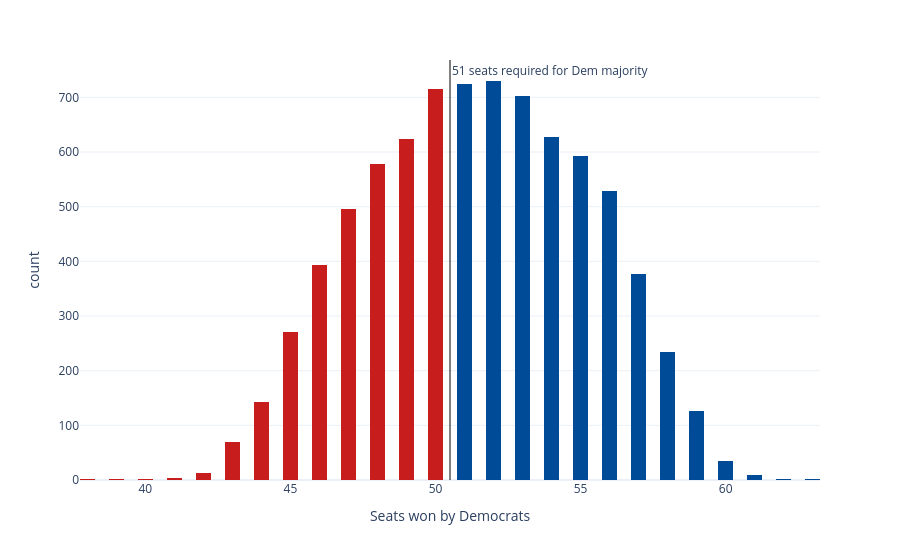

Here is the notebook cell this chart was saved with:
### Code cell
sims_hist = px.histogram(seat_sims, x='seats', nbins=np.unique(seat_sims['seats']).shape[0]*2, color='winner',
                         color_discrete_map={'Democrats': '#004b97', 'Republicans': '#c71e1d'},
                         labels={'seats':'Seats won by Democrats', 'winner': 'Winner'}, template='plotly_white')
sims_hist.update_traces(showlegend=False)
sims_hist.add_vline(x=50.5, line_width=1, line_color='black', annotation_text='51 seats required for Dem majority', 
                    annotation_position='top right')
sims_hist

### Figure 1 — Plotly figure (JSON) as saved in the notebook; plotly's stock layout.template omitted (floating-point values rounded to 4 significant figures; data arrays with more than 128 entries replaced by an {"elided": "..."} marker saying what was removed)
{"data": [{"bingroup": "x", "hovertemplate": "Winner=Democrats<br>Seats won by Democrats=%{x}<br>count=%{y}<extra></extra>", "legendgroup": "Democrats", "marker": {"color": "#004b97", "pattern": {"shape": ""}}, "name": "Democrats", "nbinsx": 52, "orientation": "v", "showlegend": false, "type": "histogram", "x": {"elided": "4691 int values"}, "xaxis": "x", "yaxis": "y"}, {"bingroup": "x", "hovertemplate": "Winner=Republicans<br>Seats won by Democrats=%{x}<br>count=%{y}<extra></extra>", "legendgroup": "Republicans", "marker": {"color": "#c71e1d", "pattern": {"shape": ""}}, "name": "Republicans", "nbinsx": 52, "orientation": "v", "showlegend": false, "type": "histogram", "x": {"elided": "3309 int values"}, "xaxis": "x", "yaxis": "y"}], "layout": {"annotations": [{"showarrow": false, "text": "51 seats required for Dem majority", "x": 50.5, "xanchor": "left", "xref": "x", "y": 1, "yanchor": "top", "yref": "y domain"}], "barmode": "relative", "legend": {"title": {"text": "Winner"}, "tracegroupgap": 0}, "margin": {"t": 60}, "shapes": [{"line": {"color": "black", "width": 1}, "type": "line", "x0": 50.5, "x1": 50.5, "xref": "x", "y0": 0, "y1": 1, "yref": "y domain"}], "xaxis": {"anchor": "y", "domain": [0, 1], "title": {"text": "Seats won by Democrats"}}, "yaxis": {"anchor": "x", "domain": [0, 1], "title": {"text": "count"}}}}
